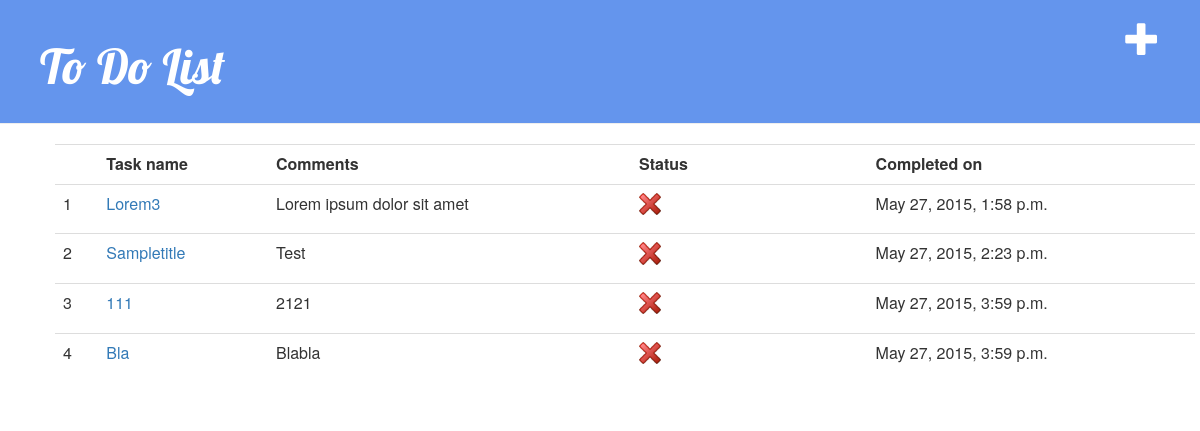
The app's page / (signed in) with its own data.
### blog/models.py (models this page shows, shortened)
class Post (models.Model):
    author = models.ForeignKey('auth.User')
    title = models.CharField(max_length=100)
    text = models.TextField(max_length=500)
    created_date = models.DateTimeField(default=timezone.now)
    published_date = models.DateTimeField(blank=True, null=True)
    status = models.BooleanField(default=False)

### blog/views.py (the view)
# urls.py: url(r'^$', views.post_list),
def post_list(request):
    posts = Post.objects.filter(author_id=request.user.id)
    user_info = User.objects.all()
    return render(request, 'blog/post_list.html',  {'posts': posts, "user_info": user_info})

### blog/templates/blog/post_list.html
{% extends 'blog/base.html' %}
{% block content%}
{%  load  staticfiles %}
<table class="table">
  <tr>
    <th></th>
    <th>Task name</th>
    <th>Comments</th>
    <th>Status</th>
    <th>Completed on</th>
  </tr>
  {%for post  in  posts %}
  <tr>
    <td>
       {{ forloop.counter }}
    </td>
    <td>
        <a  href="{%  url 'post_edit' pk=post.pk  %}">{{  post.title  }}
        </a>
    </td>
    <td>
      {{ post.text|linebreaks}}
    </td>
    <td>
      {% if post.status %}
        <img src= {%  static  "pics/done.png" %}>
      {% else %}
        <img src= {%  static  "pics/pending.png" %}>
      {% endif %}
    </td>
    <td>
      {% if post.published_date %}
        {{post.published_date}}
      {% else %}
        <img src= {%  static  "pics/na.png" %}>
      {% endif %}
    </td>
  </tr>
  {%  endfor  %}
</table>
{%endblock content%}

### blog/templates/blog/base.html (shortened to what this page needs)
{%  load  staticfiles %}
<html>
  <head>
    <link rel="stylesheet"  href="//maxcdn.bootstrapcdn.com/bootstrap/3.2.0/css/bootstrap.min.css">
    <link rel="stylesheet"  href="//maxcdn.bootstrapcdn.com/bootstrap/3.2.0/css/bootstrap-theme.min.css">
    <link rel="stylesheet"  href="{%  static  'css/blog.css'  %}">
  </head>
  <body>
  <div class="page-header">
    <a  href="{%  url 'blog.views.post_new' %}" class="top-menu"><span  class="glyphicon  glyphicon-plus"></span></a>
    <h1><a  href="/">To Do List</a></h1>
  </div>
    <div  class="content  container">
      <div  class="row">
        <div  class="col-md-12">
        {% block content %}
        {% endblock %}
        </div>
      </div>
    </div>
  </body>
</html>

### blog/static/css/blog.css (style rules this page uses)
.page-header { background-color: #6495ed; margin-top: 0; padding: 20px 20px 20px 40px; }
.page-header h1, .page-header h1 a, .page-header h1 a:visited, .page-header h1 a:active { color: #ffffff; font-size: 36pt; text-decoration: none; }
.content { margin-left: 40px; }
h1, h2, h3, h4 { font-family: 'Lobster', cursive; }
.top-menu, .top-menu:hover, .top-menu:visited { color: #ffffff; float: right; font-size: 26pt; margin-right: 20px; }
img { max-width:10%; }

### records on screen
Post: title "Lorem3", text "Lorem ipsum dolor sit amet", status False (drawn), published_date "May 27, 2015, 1:58 p.m."
Post: title "Sampletitle", text "Test", status False (drawn), published_date "May 27, 2015, 2:23 p.m."
Post: title "111", text "2121", status False (drawn), published_date "May 27, 2015, 3:59 p.m."
Post: title "Bla", text "Blabla", status False (drawn), published_date "May 27, 2015, 3:59 p.m."
